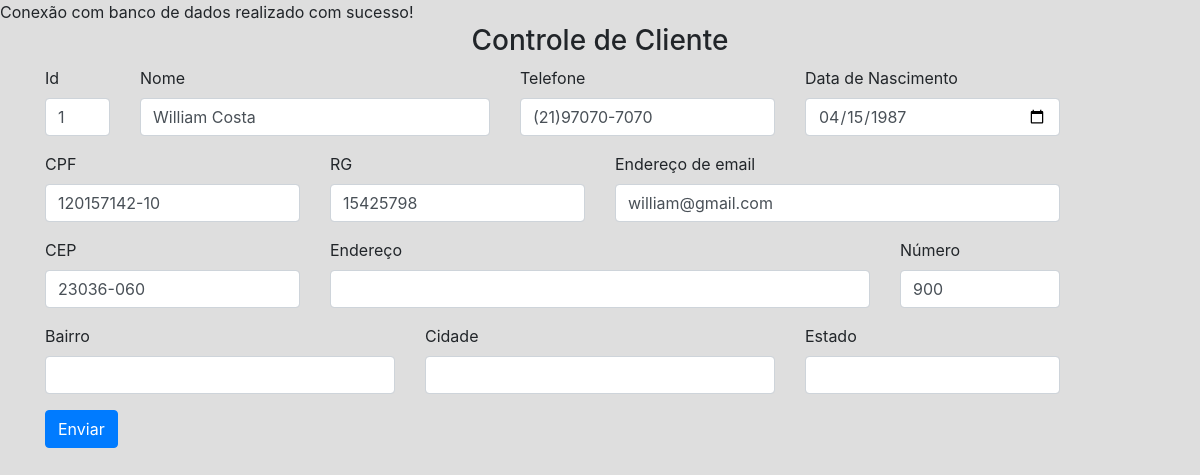
/pages/editar-client.php?idcliente=1, run on the app's committed database.
### tables this page shows
CREATE TABLE `cliente` (
  `idcliente` int(15) NOT NULL,
  `nome` varchar(60) NOT NULL,
  `telefone` varchar(15) NOT NULL,
  `cpf` char(14) NOT NULL,
  `rg` varchar(15) NOT NULL,
  `datanascimento` date NOT NULL,
  `cep` char(9) NOT NULL,
  `numerocasa` smallint(6) NOT NULL,
  `email` varchar(255) NOT NULL,
  `status` char(1) NOT NULL
);

### pages/editar-client.php (the view, shortened to what this page needs)
<?php
    require_once './head.php';
    include_once './conexao.php';
    $id = filter_input(INPUT_GET, "idcliente", FILTER_SANITIZE_NUMBER_INT);
    $sql = "SELECT * from cliente where idcliente = $id LIMIT 1";
    $resultado= $conn->prepare($sql);
    $resultado->execute();
    if(($resultado) AND ($resultado->rowCount() != 0)){
        $linha = $resultado->fetch(PDO::FETCH_ASSOC);
        extract($linha);
    }
    else{
        $_SESSION['msg'] = "Erro: Cliente não encontrado!";
        header("Location: relatorio-client.php");
    }
?>
<form method="POST" action="controlcliente.php" enctype="multipart/form-data">
    <div class="container">
        <div class="row">
                <div class="col-md-12 text-center">
                    <h3>Controle de Cliente</h3>
                </div>
        </div>
        <div class="row">
            <div class="col-md-1">
                <div class="form-group">
                    <label for="idcliente">Id</label>
                    <input type="text" class="form-control" name="idcliente"
                    value="<?php echo $idcliente;?>"
                    >
                </div>
            </div>
            <div class="col-md-4">
                <div class="form-group">
                    <label for="nome">Nome</label>
                    <input type="text" class="form-control" name="nome"
                    value="<?php echo $nome;?>"
                    >
                </div>
            </div>
            <div class="col-md-3">
                <div class="form-group">
                    <label for="telefone">Telefone</label>
                    <input type="text" name="telefone" class="form-control" onkeypress="$(this).mask('(00)00000-0000')"
                    value="<?php echo $telefone;?>"
                    >
                </div>
            </div>
            <div class="col-md-3">
              <div class="form-group">
                  <label for="dn">Data de Nascimento</label>
                  <input type="date" class="form-control" name="dn"
                  value="<?php echo $datanascimento;?>"
                    >
              </div>
           </div>
        </div>
        <div class="row">
            <div class="col-md-3">
                <div class="form-group">
                    <label for="cpf">CPF</label>
                    <input type="text" name="cpf" class="form-control" onkeypress="$(this).mask('000.000.000-00');"
                    value="<?php echo $cpf;?>"
                    >
                </div>
            </div>
            <div class="col-md-3">
                <div class="form-group">
                    <label for="rg">RG</label>
                    <input type="text" class="form-control" name="rg"
                    value="<?php echo $rg;?>"
                    >
                </div>
            </div>
            <div class="col-md-5">
                <div class="form-group">
                    <label for="exampleInputEmail1">Endereço de email</label>
                    <input type="email" name="email" class="form-control" id="exampleInputEmail1" aria-describedby="emailHelp" placeholder="Seu email"
                    value="<?php echo $email;?>"
                    >
                </div>
            </div>
        </div>
        <div class="row">
            <div class="col-md-3">
                <div class="form-group">
                    <label for="cep">CEP</label>
                    <input type="text" name="cep" class="form-control" id="cep" onblur="pesquisacep(this.value);"
                    value="<?php echo $cep;?>"
                    >
                </div>
            </div>
            <div class="col-md-6">
                <div class="form-group">
                    <label for="endereco">Endereço</label>
                    <input type="text" class="form-control" id="rua" name="rua">
                </div>
            </div>
            <div class="col-md-2">
                <div class="form-group">
                    <label for="numero">Número</label>
                    <input type="text" class="form-control" name="numero"
                    value="<?php echo $numerocasa;?>"
                    >
                </div>
            </div>
        </div>
        <div class="row">
            <div class="col-md-4">
              <div class="form-group">
                 <label for="bairro">Bairro</label><p>
                 <input type="text" class="form-control" id="bairro" name="bairro">
                </div>
            </div>
            <div class="col-md-4">
              <div class="form-group">
                 <label for="cidade">Cidade</label><p>
                 <input type="text" class="form-control" id="cidade" name="cidade">
                </div>
            </div>
            <div class="col-md-3">
              <div class="form-group">
                 <label for="uf">Estado</label><p>
                 <input type="text" class="form-control" id="uf" name="uf">
                </div>
            </div>
        </div>
        <div class="row">
            <div class="col-md-2">
                <div class="form-group">
                    <input type="submit" class="btn btn-primary" value="Enviar" name="btneditar">
                </div>
            </div>
        </div>
    </div>
</form>
<?php
    require_once './footer-admin.php';
?>

### pages/style.css (style rules this page uses)
body { margin: 0; padding: 0; height: 100%; width: 100%; overflow-x: hidden; background: #dedede; }

### data on the page
cliente: idcliente "1", nome "William Costa", telefone "(21)97070-7070", dn "04/15/1987", cpf "120157142-10", rg "15425798", email "william@gmail.com", cep "23036-060", numero "900"
